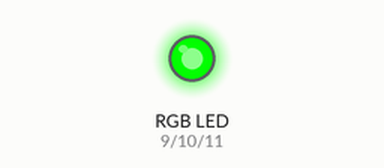
Bench run of a sketch on a simulated Arduino Uno, built with avr-gcc and run on an emulated ATmega328P. Shown: an RGB LED mixed from three pins (HIGH = lit). Dim RGB values are drawn brighter than linear.

Above: at 0.05 s.
At 1.75 s:
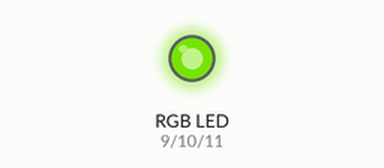
At 3.55 s:
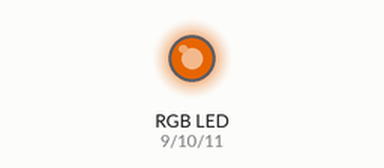
At 7.15 s:
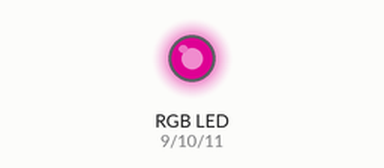
At 10.75 s:
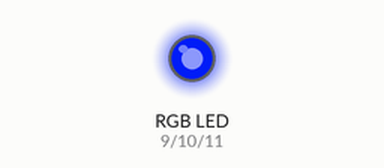
At 14.35 s:
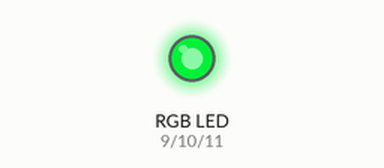
Timing chart, 0 to 19.9 s (numbered marks = the images above):
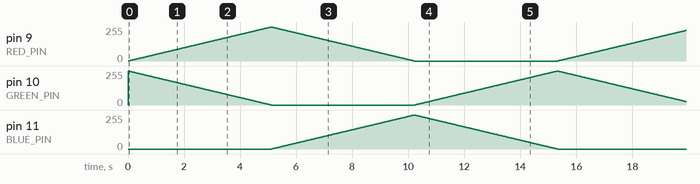

The sketch:

Works_RGB_FADE.ino
```cpp
//ANALOG
#define RED_PIN 9      // red LED
#define GREEN_PIN 10   // green LED
#define BLUE_PIN 11    // blue LED

#define DELAY 20       // 20ms internal delay, increase for slower fades


void setup() {
  pinMode(GREEN_PIN, OUTPUT);
  pinMode(BLUE_PIN, OUTPUT);
  pinMode(RED_PIN, OUTPUT);


}

void loop() {
  // fade from green to red
  for(int i=0; i<255; i++) {
    analogWrite(RED_PIN, i);
    analogWrite(GREEN_PIN, 255-i);
    analogWrite(BLUE_PIN, 0);
    delay(DELAY);
  }

  // fade from red to blue
  for(int i=0; i<255; i++) {
    analogWrite(RED_PIN, 255-i);
    analogWrite(GREEN_PIN, 0);
    analogWrite(BLUE_PIN, i);
    delay(DELAY);
  }

  // fade from blue to green
  for(int i=0; i<255; i++) {
    analogWrite(RED_PIN, 0);
    analogWrite(GREEN_PIN, i);
    analogWrite(BLUE_PIN, 255-i);
    delay(DELAY);
  }

}
```
